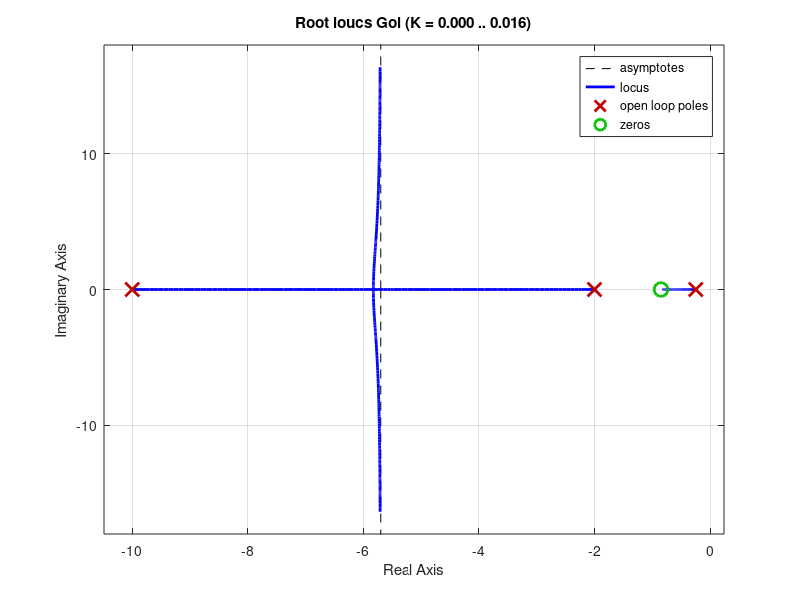
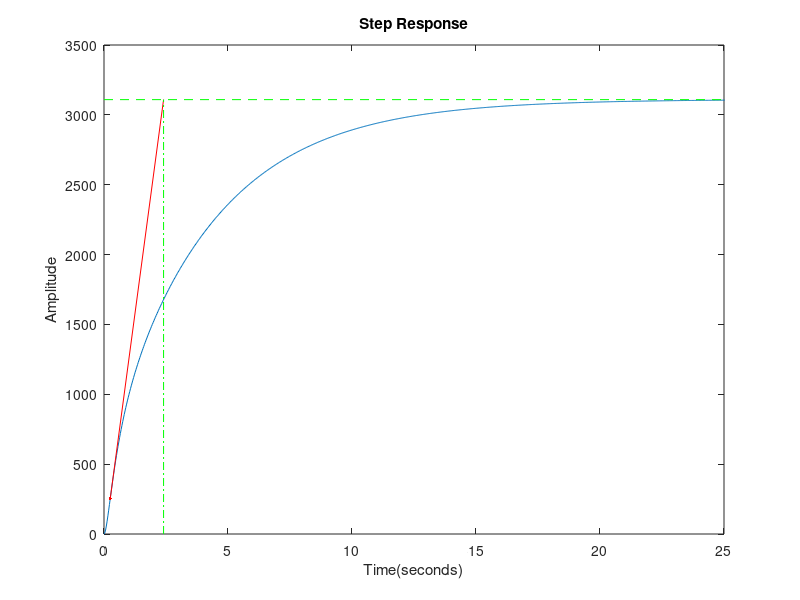
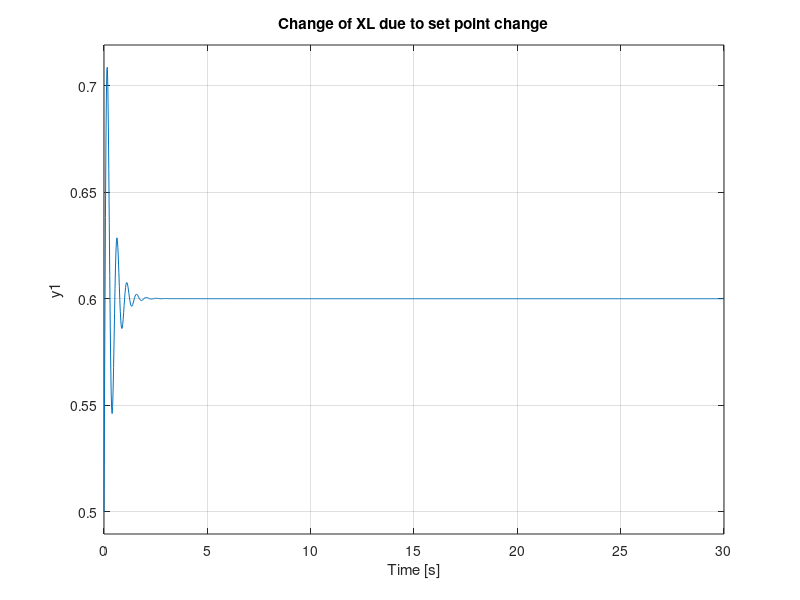
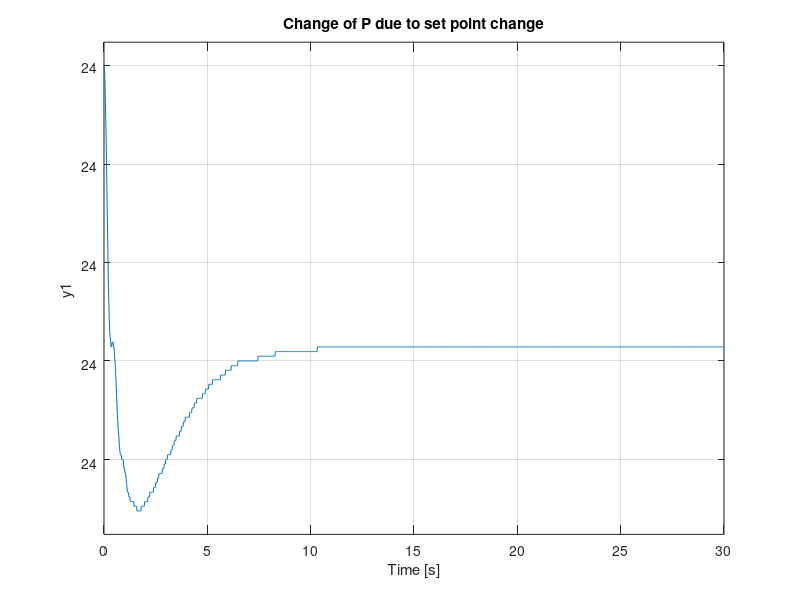

The MATLAB source for these figures, in order:
% Given solution for Process Control and Regulation of Dynamic Systems
% Exercise
% Charalambos Komodromos 5098

clear;clc;
% Constant values - Problem's data
Vo         = 0.3;                                                          
A          = 0.25;                                                         
As         = 5;                                                            
xF         = 0.3;                                                          
ro_L       = 18E3;                                                         
R          = 8.314E-5;                                                     
MB         = 46;                                                           
U          = 35E3;                                                         
DHu        = 48940;                                                        
z          = 0.35;         	                                               
R1         = 9E-4;                                                         
R2         = 0.06;

% Find roots of 3d grade polynomial for steady-state value of T
T   = roots([ 0.00025809 -0.21928 62.349 -5953.1]);
% Find roots of 3d grade polynomial for steady-state value of P
p   = roots([0.00936 -0.5741 13.677 -64]);

% Steady-State values of system variables
Fs         = 1000;
Ls         = 600;
hs         = 0.54;
Vls        = 0.135;
Gs         = 400;
Es         = 400;
xls        = 0.5;
Ps         = 24;
Ts         = T(1);
Tsts       = 430.75;
ro_G       = 2586.38;
Psts       = 6.0752;
xlms       = 12;
cs         = 0.9958;
us         = 6.0752;
cb         = 0.9958;

% Initialize continuous-time transfer function.
s = tf('s');

% Initialize transfer functions of main process
GpXL = (48.6027*(1.177*s+1))/(4.05*s+1);                                   % GpXL = XL'(s)/ Pst'(s)
GpH  = (-9.9708*(1.177*s+1)*(1.29*s+1))/((s+0.7752)*(s+0.2469));           % GpH  = H'(s) / Pst'(s)
GpP  = (-0.01334*(4.05*s+1))/((s+0.7557)*(s+0.2533));                      % GpP  = P'(s) / Pst'(s)

GloadXL = (0.9259)/(4.05*s+1);
GloadP  = (-0.0046)/((s+0.7557)*(s+0.2533));
GloadH  = (0.3448*(1.29*s+1))/((s+0.7752)*(s+0.2469));

% Transfer functions of regulatory valve Gv'(s) and metric element Gm'(s)
Gv   = 4 / (0.5*s + 1);
km   = 16;
Gm   = km / (0.1*s + 1);

% Transfer function of open loop without Gc'(s)
Gol = GpXL*Gv*Gm;

% Root locus of the poles of the system
figure(1)
rlocus(Gol);

% Apply Cohen-Coon Method
[y,t] = step(Gol);
h = mean(diff(t));
dy = gradient(y, h);                                            % Numerical Derivative
[~,idx] = max(dy);                                              % Index Of Maximum
b = [t([idx-1,idx+1]) ones(2,1)] \ y([idx-1,idx+1]);            % Regression Line Around Maximum Derivative
tv = [-b(2)/b(1); (1-b(2))/b(1)];                               % Independent Variable Range For Tangent Line Plot
f = [tv ones(2,1)] * b;                                         % Calculate Tangent Line

figure(2)
plot(t, y)
hold on
plot(tv, f, '-r')                                               % Tangent Line
plot(t(idx), y(idx), '.r')                                      % Maximum Vertical
x = linspace(0,2,5000);
gradient = (y(idx)) / (t(idx)-tv(length(tv)));
tangent_eq = gradient*(x-t(idx)) + y(idx);
%plot(x, tangent_eq, '-r');

%Calculate theta and tau
theta        = tv(length(tv));
tau_plus_theta = ( y(length(y)) - y(idx) )/gradient + t(idx);
tau = tau_plus_theta - theta;

%Draw auxiliary lines
plot([t(idx) tau_plus_theta],[y(idx) y(length(y))],'-r');
plot([0 25], [y(length(y)) y(length(y))], '--g');
plot([tau_plus_theta tau_plus_theta],[0 y(length(y))],'-.g');

%Set axis limit and name axis
ylim([0 3500]); ylabel('Amplitude');
xlim([0 25]);   xlabel('Time(seconds)');
title('Step Response');
hold off

% For PI controller
Kc = (1/y(length(y)))*(tau/theta)*(0.9+ (theta/(12*tau)));
ti = (theta*(30+(3*theta)/tau))/(9+(20*theta)/tau);

% Controller's transfer function Gc'(s)
Gc      = Kc*(1 + (1/(ti*s))); %+ td*s);

% Check limitations for 20% increase of XL'(s) for Pst'(s) and 20% decrease
% for F'(s)
% About XL'(s)
Gsp1 = (km*Gc*Gv*GpXL)/(1+ Gm*Gc*Gv*GpXL);
Gsp2 = (GloadXL)/(1+ Gm*Gc*Gv*GpXL);
% About P'(s)
Gsp3 = (km*Gc*Gv*GpP)/(1+ Gm*Gc*Gv*GpXL);
Gsp4 = GloadP;
% About H'(s)
Gsp5 = (km*Gc*Gv*GpH)/(1+ Gm*Gc*Gv*GpXL);
Gsp6 = GloadH;
% Auxiliaries
Gaux1 = (km*Gc*Gv)/(1+Gc*Gv*GpXL*Gm);
Gaux2 = (GloadXL/GpXL)/(1+Gc*Gv*GpXL*Gm);

figure(3)
step(0.2*xls*Gsp1 + xls);
title('Change of XL due to set point change');
pause

figure(4)
step(0.2*xls*Gsp3 + Ps);
title('Change of P due to set point change');
pause

figure(5)
step(0.2*xls*Gsp5 + hs);
title('Change of H due to set point change');
pause

figure(6)
step(0.2*xls*Gaux1 + Psts);
title('Change of Pst due to set point change');
pause

figure(7)
step(-0.2*xls*Gsp2 +xls);
title('Change of XL due to disturbance change');
pause

figure(8)
step(-0.2*xls*Gsp4 + Ps);
title('Change of P due to disturbance change');
pause

figure(9)
step(-0.2*xls*Gsp6+hs);
title('Change of H due to disturbance change');
pause

figure(10)
step(-0.2*xls*Gaux2+Psts);
title('Change of Pst due to disturbance change');
pause
